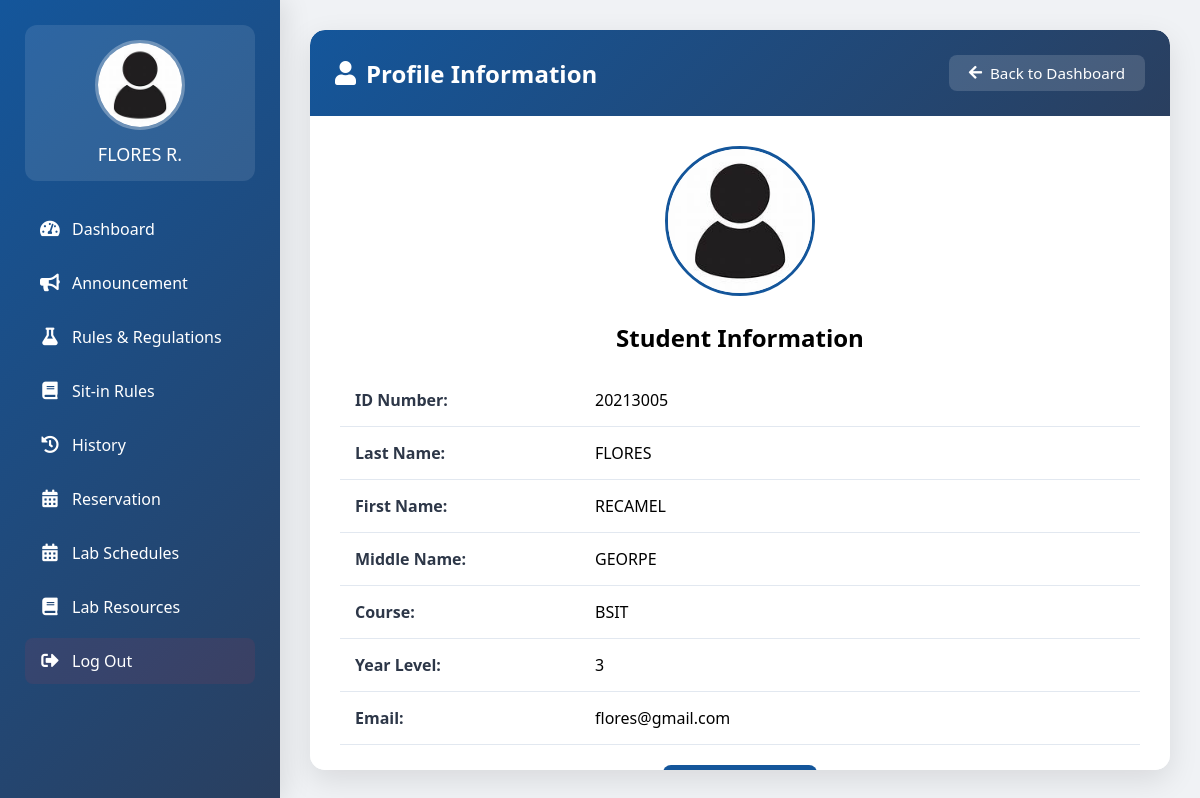
The page /profile.php (signed in) on the database its author committed.
### tables this page shows
CREATE TABLE `user` (
  `IDNO` int(11) NOT NULL,
  `LASTNAME` varchar(255) NOT NULL,
  `FIRSTNAME` varchar(255) NOT NULL,
  `MIDNAME` varchar(255) NOT NULL,
  `COURSE` varchar(255) NOT NULL,
  `YEARLEVEL` int(11) NOT NULL,
  `USERNAME` varchar(255) NOT NULL,
  `PASSWORD` varchar(255) NOT NULL,
  `EMAIL` varchar(255) NOT NULL,
  `PROFILE_PIC` varchar(255) NOT NULL DEFAULT 'default.jpg',
  `REMAINING_SESSIONS` int(30) NOT NULL DEFAULT 30,
  `POINTS` int(11) DEFAULT 0
);

### profile.php (the view, shortened to what this page needs)
<?php
include("connector.php");
$username = $_SESSION['Username'];
$query = "SELECT IDNO, LASTNAME, FIRSTNAME, MIDNAME, COURSE, YEARLEVEL, EMAIL, PROFILE_PIC FROM user WHERE USERNAME = '$username'";
$result = mysqli_query($con, $query);
if ($result && mysqli_num_rows($result) > 0) {
    $user_data = mysqli_fetch_assoc($result);
    $profile_pic = !empty($user_data['PROFILE_PIC']) ? $user_data['PROFILE_PIC'] : 'default.jpg';
    $user_name = htmlspecialchars($user_data['LASTNAME'] . ' ' . substr($user_data['FIRSTNAME'], 0, 1) . '.');
} else {
    echo "User data not found.";
    exit();
}
?>
<!DOCTYPE html>
<html lang="en">
<head>
    <link rel="stylesheet" href="https://cdnjs.cloudflare.com/ajax/libs/font-awesome/5.15.3/css/all.min.css">
</head>
<body>
<div class="sidebar">
    <a href="profile.php" class="profile-link">
        <img src="uploads/<?php echo $profile_pic; ?>" alt="Profile Picture">
        <div class="user-name"><?php echo $user_name; ?></div>
    </a>
    <div class="nav-links">
        <a href="dashboard.php"><i class="fas fa-tachometer-alt"></i> Dashboard</a>
        <a href="viewAnnouncement.php"><i class="fas fa-bullhorn"></i> Announcement</a>
        <a href="labRules&Regulations.php"><i class="fas fa-flask"></i> Rules & Regulations</a>
        <a href="sitinrules.php"><i class="fas fa-book"></i> Sit-in Rules</a>
        <a href="history.php"><i class="fas fa-history"></i> History</a>
        <a href="reservation.php"><i class="fas fa-calendar-alt"></i> Reservation</a>
        <a href="labschedule.php"><i class="fas fa-calendar-alt"></i> Lab Schedules</a>
        <a href="viewlabresources.php"><i class="fas fa-book"></i> Lab Resources</a>
        <a href="login.php" class="logout-button"><i class="fas fa-sign-out-alt"></i> Log Out</a>
    </div>
</div>
    <div class="content">
        <div class="profile-container">
            <div class="profile-header">
                <h1>
                    <i class="fas fa-user"></i>
                    Profile Information
                </h1>
                <a href="dashboard.php" class="back-button">
                    <i class="fas fa-arrow-left"></i>
                    Back to Dashboard
                </a>
            </div>
            <div class="profile-content">
                <center>
                    <img src="uploads/<?php echo htmlspecialchars($user_data['PROFILE_PIC']); ?>" alt="Profile Picture">
                    <h2>Student Information</h2>
                </center>
                <table>
                    <tr>
                        <td>ID Number:</td>
                        <td><?php echo htmlspecialchars($user_data['IDNO']); ?></td>
                    </tr>
                    <tr>
                        <td>Last Name:</td>
                        <td><?php echo htmlspecialchars($user_data['LASTNAME']); ?></td>
                    </tr>
                    <tr>
                        <td>First Name:</td>
                        <td><?php echo htmlspecialchars($user_data['FIRSTNAME']); ?></td>
                    </tr>
                    <tr>
                        <td>Middle Name:</td>
                        <td><?php echo htmlspecialchars($user_data['MIDNAME']); ?></td>
                    </tr>
                    <tr>
                        <td>Course:</td>
                        <td><?php echo htmlspecialchars($user_data['COURSE']); ?></td>
                    </tr>
                    <tr>
                        <td>Year Level:</td>
                        <td><?php echo htmlspecialchars($user_data['YEARLEVEL']); ?></td>
                    </tr>
                    <tr>
                        <td>Email:</td>
                        <td><?php echo htmlspecialchars($user_data['EMAIL']); ?></td>
                    </tr>
                </table>
                <center>
                    <button type="button" onclick="window.location.href='edit.php'">
                    </button>
                </center>
            </div>
        </div>
    </div>
</body>
</html>

### profile.php (style rules this page uses)
* { margin: 0; padding: 0; box-sizing: border-box; font-family: 'Segoe UI', Tahoma, Geneva, Verdana, sans-serif; }
body { display: flex; background: #f0f2f5; min-height: 100vh; position: relative; }
.sidebar { width: 280px; background: linear-gradient(135deg, #14569b, #2a3f5f); height: 100vh; padding: 25px; position: fixed; display: flex; flex-direction: column; transform: translateX(0); box-shadow: 5px 0 25px rgba(0, 0, 0, 0.1); }
.profile-link { text-decoration: none; display: flex; flex-direction: column; align-items: center; padding: 15px; margin-bottom: 25px; border-radius: 12px; transition: all 0.3s ease; background: rgba(255, 255, 255, 0.1); }
.profile-link img { width: 90px; height: 90px; border-radius: 50%; border: 3px solid rgba(255, 255, 255, 0.3); margin-bottom: 12px; object-fit: cover; }
.profile-link .user-name { color: white; font-size: 18px; font-weight: 500; text-align: center; }
.nav-links { display: flex; flex-direction: column; gap: 8px; }
.nav-links a { color: white; text-decoration: none; padding: 12px 15px; border-radius: 8px; transition: all 0.3s ease; display: flex; align-items: center; gap: 12px; }
.nav-links a i { width: 20px; text-align: center; font-size: 1.1rem; }
.logout-button { margin-top: auto; background: rgba(220, 53, 69, 0.1) !important; }
.content { margin-left: 280px; padding: 30px; width: calc(100% - 280px); min-height: 100vh; }
.profile-container { background: white; border-radius: 15px; box-shadow: 0 10px 30px rgba(0, 0, 0, 0.1); height: calc(100vh - 60px); width: 100%; overflow: hidden; display: flex; flex-direction: column; }
.profile-header { background: linear-gradient(135deg, #14569b, #2a3f5f); color: white; padding: 25px; display: flex; justify-content: space-between; align-items: center; border-radius: 15px 15px 0 0; }
.profile-header h1 { font-size: 24px; display: flex; align-items: center; gap: 10px; }
.back-button { background: rgba(255, 255, 255, 0.15); color: white; padding: 8px 20px; border-radius: 8px; text-decoration: none; transition: all 0.3s ease; display: flex; align-items: center; gap: 8px; font-size: 0.95rem; }
.profile-content { padding: 30px; background: white; }
.profile-content img { width: 150px; height: 150px; border-radius: 50%; border: 3px solid #14569b; margin-bottom: 20px; object-fit: cover; }
table { width: 100%; max-width: 800px; margin: 20px auto; border-collapse: collapse; }
table td { padding: 15px; border-bottom: 1px solid #e2e8f0; }
table td:first-child { font-weight: 600; color: #2d3748; width: 30%; }
button { background: #14569b; color: white; padding: 12px 25px; border-radius: 8px; border: none; font-size: 1rem; cursor: pointer; transition: all 0.3s ease; }

### rows shown on the page
user: PROFILE_PIC (placeholder picture), user_name "FLORES R.", IDNO "20213005", LASTNAME "FLORES", FIRSTNAME "RECAMEL", MIDNAME "GEORPE", COURSE "BSIT", YEARLEVEL "3", EMAIL "flores@gmail.com"
